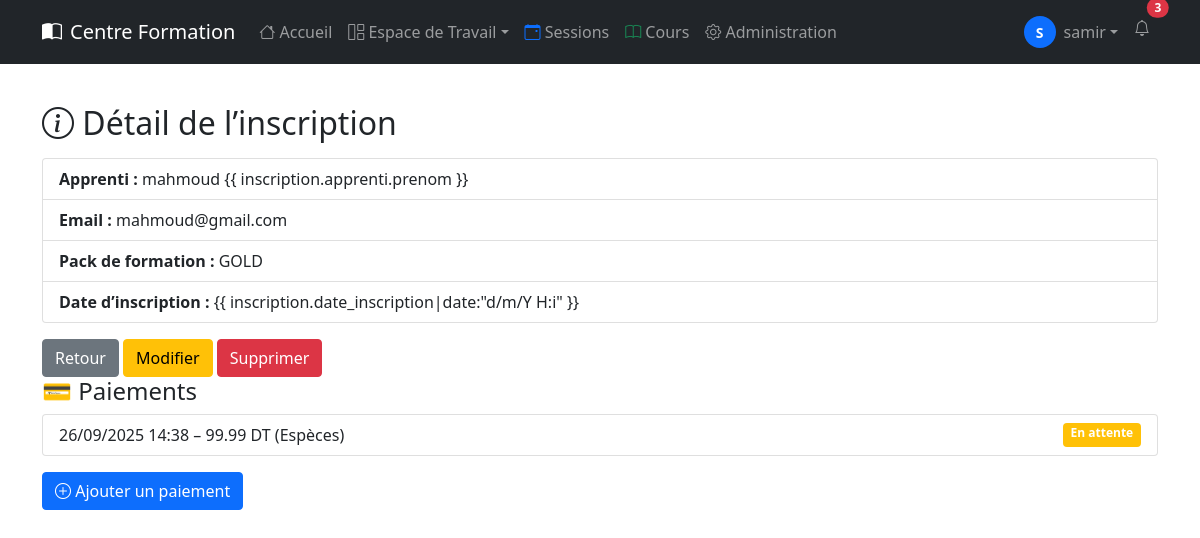
The app's page /apprentis/inscriptions/1/ (signed in) with its own data.
### accounts/models.py (models this page shows)
class CustomUser(AbstractUser):
    email = models.EmailField(unique=True, verbose_name='adresse email')
    phone_number = models.CharField(max_length=15, blank=True, null=True)
    date_of_birth = models.DateField(blank=True, null=True)
    profile_picture = models.ImageField(
        upload_to='profile_pics/', blank=True, null=True)
    bio = models.TextField(blank=True, null=True)
    USERNAME_FIELD = 'email'
    REQUIRED_FIELDS = ['username']

### apprentis/models.py (models this page shows, shortened)
class Inscription(models.Model):
    apprenti = models.ForeignKey(
        Apprenti, related_name="inscriptions", on_delete=models.CASCADE)
    pack = models.ForeignKey(PackFormation, related_name="inscriptions",
                             on_delete=models.SET_NULL, null=True, blank=True)
    date_inscription = models.DateTimeField(auto_now_add=True)
    statut = models.CharField(
        max_length=20,
        choices=[("en_attente", "En attente"),
                 ("confirmee", "Confirmée"),
                 ("annulee", "Annulée")],
        default="en_attente"
    )
    class Meta:
        unique_together = ("apprenti", "pack")  # évite les doublons

class Apprenti(models.Model):
    nom = models.CharField(max_length=200, null=True)
    prenom = models.CharField(max_length=200, null=True)
    email = models.EmailField(unique=True, default="migrations@exemple.com")
    date_naissance = models.DateField(null=True, blank=True)
    telephone = models.CharField(max_length=20, blank=True)
    adresse = models.TextField(null=True, blank=True)

### param/models.py (models this page shows, shortened)
class PackFormation(models.Model):
    titre = models.CharField(max_length=200)
    description = models.TextField(blank=True)
    date_debut = models.DateField()
    date_fin = models.DateField()
    prix = models.DecimalField(max_digits=10, decimal_places=2)
    nb_apprentis_max = models.PositiveIntegerField()
    actif = models.BooleanField(default=False)

class Paiement(models.Model):
    inscription = models.ForeignKey("apprentis.Inscription",
                                    related_name="paiements", on_delete=models.CASCADE
                                    )
    montant = models.DecimalField(max_digits=10, decimal_places=2)
    date_paiement = models.DateTimeField(default=timezone.now)
    mode = models.CharField(
        max_length=20,
        choices=[("especes", "Espèces"), ("cheque", "Chèque"),
                 ("virement", "Virement"), ("carte", "Carte bancaire")],
        default="especes"
    )
    statut = models.CharField(
        max_length=20,
        choices=[("en_attente", "En attente"),
                 ("valide", "Validé"), ("refuse", "Refusé")],
        default="en_attente"
    )

### apprentis/views.py (the view)
@login_required
def detail_inscription(request, inscription_id):
    inscription = get_object_or_404(Inscription, id=inscription_id)
    return render(request, "apprentis/detail_inscription.html", {"inscription": inscription})

### apprentis/templates/apprentis/detail_inscription.html
{% extends "base.html" %} {% block content %}
<div class="container mt-4">
  <h2><i class="bi bi-info-circle"></i> Détail de l’inscription</h2>
  <ul class="list-group mt-3">
    <li class="list-group-item">
      <strong>Apprenti :</strong> {{ inscription.apprenti.nom }} {{
      inscription.apprenti.prenom }}
    </li>
    <li class="list-group-item">
      <strong>Email :</strong> {{ inscription.apprenti.email }}
    </li>
    <li class="list-group-item">
      <strong>Pack de formation :</strong> {{ inscription.pack.titre }}
    </li>
    <li class="list-group-item">
      <strong>Date d’inscription :</strong> {{
      inscription.date_inscription|date:"d/m/Y H:i" }}
    </li>
  </ul>
  <div class="mt-3">
    <a href="{% url 'apprentis:liste_inscriptions' %}" class="btn btn-secondary"
      >Retour</a
    >
    <a
      href="{% url 'apprentis:modifier_inscription' inscription.id %}"
      class="btn btn-warning"
      >Modifier</a
    >
    <a
      href="{% url 'apprentis:supprimer_inscription' inscription.id %}"
      class="btn btn-danger"
      >Supprimer</a
    >
  </div>
  <h4>💳 Paiements</h4>
  {% if inscription.paiements.all %}
  <ul class="list-group mb-3">
    {% for paiement in inscription.paiements.all %}
    <li class="list-group-item d-flex justify-content-between">
      {{ paiement.date_paiement|date:"d/m/Y H:i" }} – {{ paiement.montant }} DT
      ({{ paiement.get_mode_display }})
      <span
        class="badge bg-{% if paiement.statut == 'valide' %}success{% elif paiement.statut == 'refuse' %}danger{% else %}warning{% endif %}"
      >
        {{ paiement.get_statut_display }}
      </span>
    </li>
    {% endfor %}
  </ul>
  {% else %}
  <p class="text-muted">Aucun paiement enregistré.</p>
  {% endif %}
  <a
    href="{% url 'apprentis:ajouter_paiement' inscription.id %}"
    class="btn btn-primary"
  >
    <i class="bi bi-plus-circle"></i> Ajouter un paiement
  </a>
</div>
{% endblock %}

### templates/nav.html (shortened to what this page needs)
<nav class="navbar navbar-expand-lg navbar-dark bg-dark fixed-top" id="navbar">
  <div class="container">
    <a class="navbar-brand d-flex align-items-center" href="{% url 'home' %}">
      <i class="bi bi-book-half me-2"></i>
      Centre Formation
    </a>
    <div class="collapse navbar-collapse" id="navbarNav">
      <ul class="navbar-nav me-auto">
        <li class="nav-item">
          <a class="nav-link" href="{% url 'home' %}"><i class="bi bi-house"></i> Accueil</a>
        </li>
        {% if user.is_authenticated %}
          <li class="nav-item dropdown">
            <a class="nav-link dropdown-toggle" href="#" id="workspaceDropdown" role="button" data-bs-toggle="dropdown" aria-expanded="false"><i class="bi bi-grid-1x2"></i> Espace de Travail</a>
          </li>
          <li class="nav-item">
            <a class="nav-link" href="{% url 'param:sessionsliste' %}"><i class="bi bi-calendar-event text-primary"></i> Sessions</a>
          </li>
          <li class="nav-item">
            <a class="nav-link" href="{% url 'param:coursliste' %}"><i class="bi bi-book text-success"></i> Cours</a>
          </li>
          {% if user.is_staff %}
            <li class="nav-item">
              <a class="nav-link" href="{% url 'admin:index' %}"><i class="bi bi-gear"></i> Administration</a>
            </li>
          {% endif %}
        {% endif %}
      </ul>
      <ul class="navbar-nav ms-auto">
        {% if user.is_authenticated %}
          <li class="nav-item dropdown">
            <a class="nav-link dropdown-toggle d-flex align-items-center" href="#" id="navbarDropdown" role="button" data-bs-toggle="dropdown" aria-expanded="false">
              {% if user.profile_picture %}
                <img src="{{ user.profile_picture.url }}" alt="{{ user.username }}" class="rounded-circle me-2" width="32" height="32" style="object-fit: cover" />
              {% else %}
                <div class="bg-primary rounded-circle d-flex align-items-center justify-content-center me-2" style="width: 32px; height: 32px">
                  <span class="text-white fw-bold small">{{ user.username|first|upper }}</span>
                </div>
              {% endif %}
              <span class="d-none d-md-inline">{{ user.username }}</span>
            </a>
          </li>
          <li class="nav-item">
            <a class="nav-link position-relative" href="#">
              <i class="bi bi-bell"></i>
              <span class="position-absolute top-0 start-100 translate-middle badge rounded-pill bg-danger">
                3
              </span>
            </a>
          </li>
        {% endif %}
      </ul>
    </div>
  </div>
</nav>
<div style="height: 80px"></div>

### records on screen
CustomUser: username|first "S", username "samir"
Inscription: apprenti.nom "mahmoud", apprenti.email "mahmoud@gmail.com", pack.titre "GOLD"
Paiement: date_paiement "26/09/2025 14:38", montant "99.99", mode "Espèces", statut "En attente"
